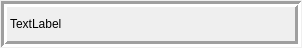
<?xml version="1.0" encoding="UTF-8"?>
<ui version="4.0">
 <class>drmSegmentsView</class>
 <widget class="QWidget" name="drmSegmentsView">
  <property name="geometry">
   <rect>
    <x>0</x>
    <y>0</y>
    <width>302</width>
    <height>48</height>
   </rect>
  </property>
  <property name="windowTitle">
   <string>Form</string>
  </property>
  <property name="autoFillBackground">
   <bool>true</bool>
  </property>
  <layout class="QHBoxLayout" name="horizontalLayout">
   <property name="spacing">
    <number>0</number>
   </property>
   <property name="leftMargin">
    <number>1</number>
   </property>
   <property name="topMargin">
    <number>1</number>
   </property>
   <property name="rightMargin">
    <number>1</number>
   </property>
   <property name="bottomMargin">
    <number>1</number>
   </property>
   <item>
    <widget class="QLabel" name="drmSegmentLabel">
     <property name="frameShape">
      <enum>QFrame::Box</enum>
     </property>
     <property name="frameShadow">
      <enum>QFrame::Sunken</enum>
     </property>
     <property name="lineWidth">
      <number>3</number>
     </property>
     <property name="text">
      <string>TextLabel</string>
     </property>
    </widget>
   </item>
  </layout>
 </widget>
 <resources/>
 <connections/>
</ui>
